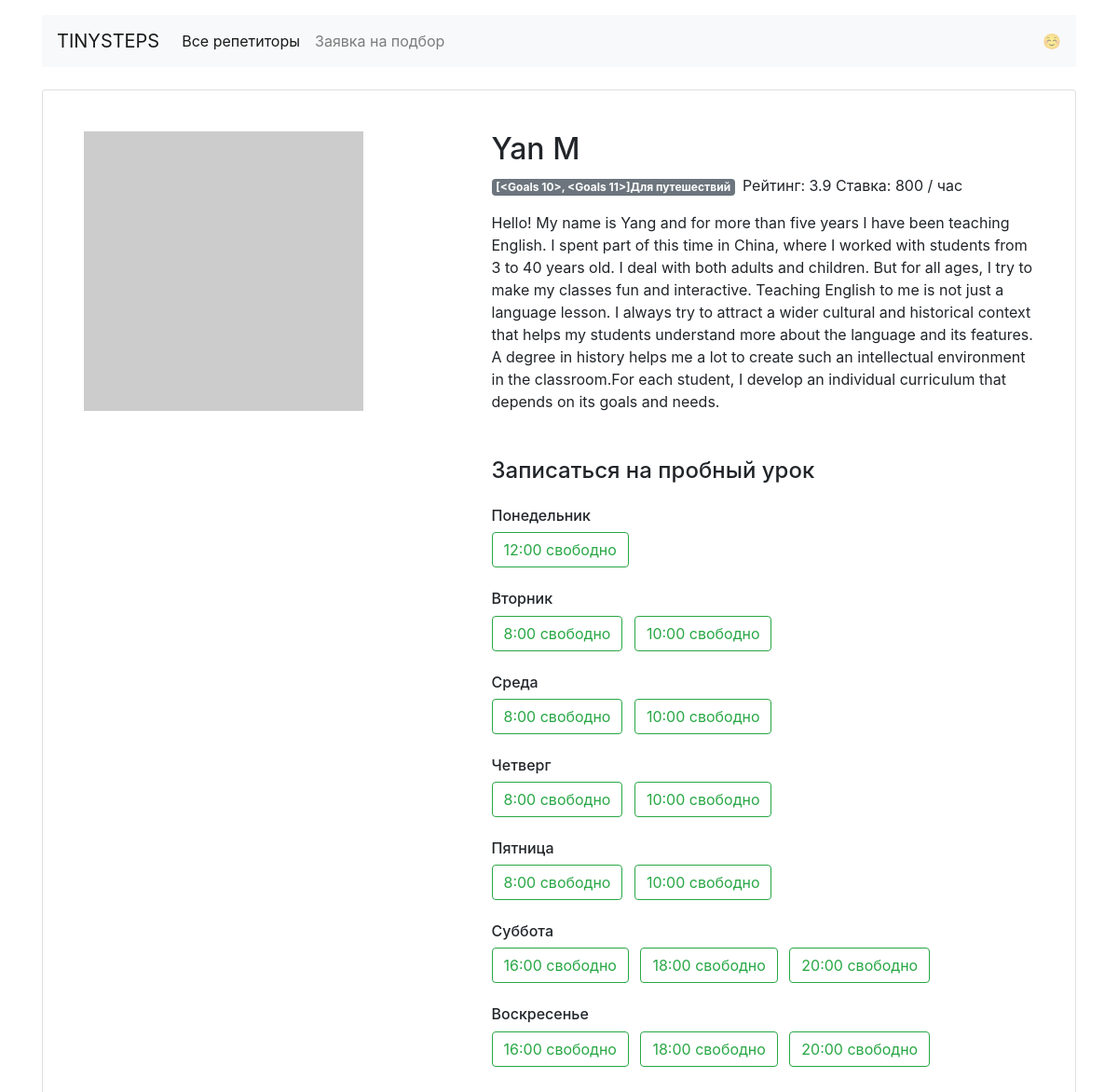
The app's page /profiles/6/ with its own data.
### app.py (models this page shows)
class Teachers(db.Model):
    __tablename__ = 'teachers'
    id = db.Column(db.Integer, primary_key=True)
    name = db.Column(db.String, nullable=False)
    about = db.Column(db.String, nullable=False)
    rating = db.Column(db.Float, nullable=False)
    picture = db.Column(db.String, nullable=False)
    price = db.Column(db.Integer, nullable=False)
    lesson_time = db.Column(db.String)
    goals = db.relationship("Goals", back_populates="goal")
    week_day = db.relationship("TimetableTeachers", back_populates="week")

class TimetableTeachers(db.Model):
    __tablename__ = 'timetables'
    id = db.Column(db.Integer, primary_key=True)
    day_times = db.Column(db.String, nullable=False)
    status = db.Column(db.Boolean, nullable=False)
    teachers_id = db.Column(db.Integer, db.ForeignKey("teachers.id"))
    week = db.relationship("Teachers", back_populates="week_day", uselist=False)
    booking = db.relationship("Booking", back_populates='day_times', uselist=False)

### app.py (the view)
@app.route('/profiles/<int:id_teacher>/')  # профиль репетитора <id учителя>
def profiles(id_teacher):
    teacher = db.session.query(Teachers).get_or_404(id_teacher)  # если id преподавателя не найден возвращаем ошибку 404
    timetable_teacher = db.session.query(TimetableTeachers).order_by(TimetableTeachers.id).limit(56)
    list_days = ['Понедельник', 'Вторник', 'Среда', 'Четверг', 'Пятница', 'Суббота', 'Воскресенье']
    return render_template("profiles.html", id_techer=id_teacher, timetable_teacher=timetable_teacher,
                           days=list_days, teacher=teacher)

### templates/profiles.html
{% extends 'base.html' %}
{% block container %}
<main class="container mt-3">
    <div class="card my-4 mx-auto">
        <div class="card-body m-2 m-md-4">
            <article class="row">
                <div class="col-5"><img src="{{ teacher.picture }}" class="img-fluid" alt=""></div>
                <div class="col-7">
                    <section class="teacher=info">
                        <h1 class="h2">{{ teacher.name }}</h1>
                        <p><span class="badge badge-secondary mr-2"> {{ teacher.goals }}Для путешествий </span>Рейтинг:
                            {{ teacher.rating }} Ставка: {{ teacher.price }} / час</p>
                        <p>{{ teacher.about }}</p>
                    </section>
                    <section class="available">
                        <h4 class="mb-4 mt-5">Записаться на пробный урок</h4>
                        {% for time in timetable_teacher if id_teacher == time.teacher_id %}
                          {% if loop.index == 1 %} <h6 class="mt-4">Понедельник</h6>
                          {% elif loop.index == 9 %} <h6 class="mt-4">Вторник</h6>
                          {% elif loop.index == 17 %} <h6 class="mt-4">Среда</h6>
                          {% elif loop.index == 25 %} <h6 class="mt-4">Четверг</h6>
                          {% elif loop.index == 33 %} <h6 class="mt-4">Пятница</h6>
                          {% elif loop.index == 41 %} <h6 class="mt-4">Суббота</h6>
                          {% elif loop.index == 49 %} <h6 class="mt-4">Воскресенье</h6>{% endif %}
                            {% if time.status %}
                              <a href="{{ url_for('booking', id_teacher=teacher.id|int, day=days[loop.index//8], time=time.day_times)  }}"
                              class="btn btn-outline-success  mr-2">{{ time.day_times }} свободно</a>
                            {% endif %}
                        {% endfor %}
                    </section>
                </div>
            </article>
        </div>
    </div>
</main>
{% endblock %}

### records on screen
Teachers: name "Yan M", rating "3.9", price "800", about "Hello! My name is Yang and for more than five years I have been teaching English. I spent part of this time in China, where I worked with students from 3 to 40 years old. I deal with both adults and children. But for all ages, I try to make my classes fun and interactive. Teaching English to me is not just a language lesson. I always try to attract a wider cultural and historical context that helps my students understand more about the language and its features. A degree in history helps me a lot to create such an intellectual environment in the classroom.For each student, I develop an individual curriculum that depends on its goals and needs."
TimetableTeachers: shows "Понедельник"
TimetableTeachers: day_times "12:00"
TimetableTeachers: shows "Вторник", day_times "8:00"
TimetableTeachers: day_times "10:00"
TimetableTeachers: shows "Среда", day_times "8:00"
TimetableTeachers: day_times "10:00"
TimetableTeachers: shows "Четверг", day_times "8:00"
TimetableTeachers: day_times "10:00"
TimetableTeachers: shows "Пятница", day_times "8:00"
TimetableTeachers: day_times "10:00"
TimetableTeachers: shows "Суббота"
TimetableTeachers: day_times "16:00"
TimetableTeachers: day_times "18:00"
TimetableTeachers: day_times "20:00"
TimetableTeachers: shows "Воскресенье"
TimetableTeachers: day_times "16:00"
TimetableTeachers: day_times "18:00"
TimetableTeachers: day_times "20:00"

### other values on screen
{{ teacher.goals }} "[<Goals 10>, <Goals 11>]"
